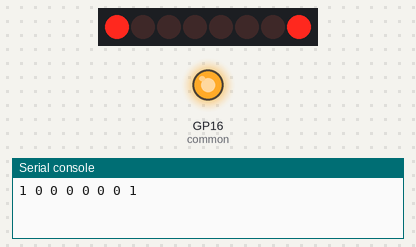
This program was run on a simulated Raspberry Pi Pico running MicroPython. Shown: 8 shift-register outputs drawn as a row of LEDs (first output left, lit = HIGH), output pins drawn as LEDs (lit = HIGH), the last lines printed to the serial console. Pins used as bus, display or sensor lines are not drawn. At 36.0 s the program stops and its outputs stay as they are.

Above: at 0.1 s.
At 3.1 s:
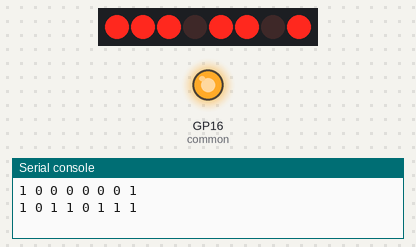
At 6.1 s:
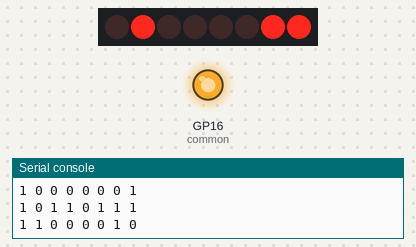
At 15.1 s:
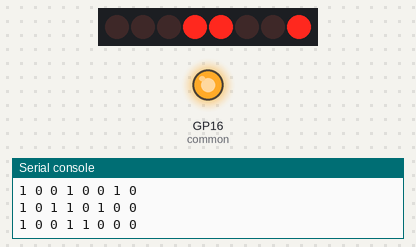
At 24.1 s:
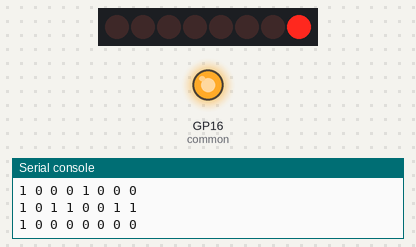
At 33.1 s:
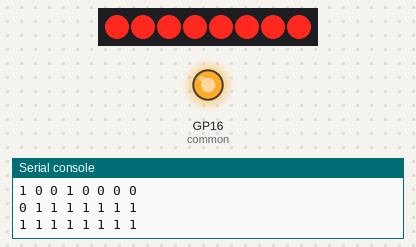
Timing chart, 0 to 34.6 s (numbered marks = the images above):
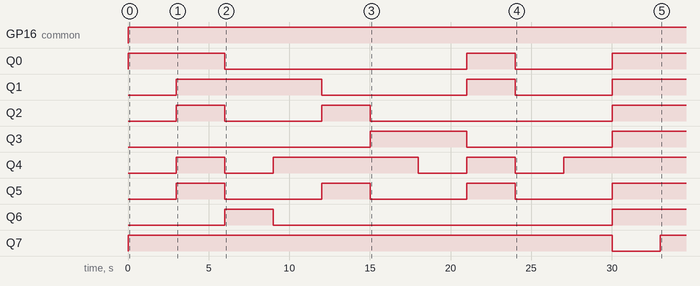

Measured:
- by itself, GP16 (common): LOW → HIGH at 0.00 s
- by itself, Q0: goes HIGH 6.0 s, LOW 15.0 s, HIGH 3.0 s, LOW 6.0 s, then HIGH
- by itself, Q1: goes HIGH 9.0 s, LOW 9.0 s, HIGH 3.0 s, LOW 6.0 s, then HIGH
- by itself, Q2: goes HIGH 3.0 s, LOW 6.0 s, HIGH 3.0 s, LOW 15.0 s, then HIGH
- by itself, Q3: LOW → HIGH at 15.0 s, → LOW 6.0 s later, → HIGH 9.0 s later
- by itself, Q4: goes HIGH 3.0 s, LOW 3.0 s, HIGH 9.0 s, LOW 3.0 s, HIGH 3.0 s, LOW 3.0 s, then HIGH
- by itself, Q5: alternates HIGH for 3.0 s and LOW for 6.0 s
- by itself, Q6: LOW → HIGH at 6.0 s, → LOW 3.0 s later, → HIGH 21.0 s later

The program:

test.py
```python
from machine import Pin, Timer
import time
import machine


# GPIO Definition
ds = Pin(13, Pin.OUT)
stcp = Pin(14, Pin.OUT)  # latch
shcp = Pin(15, Pin.OUT)  # clock

common = Pin(16, Pin.OUT, value=1)


EXIT = False
reset_pin = Pin(21, Pin.IN, Pin.PULL_UP)

# data for 7 segment
numbers = [ [1, 0, 0, 0, 0, 0, 0, 1],
            [1, 1, 1, 0, 1, 1, 0, 1],
            [0, 1, 0, 0, 0, 0, 1, 1],
            [0, 1, 0, 0, 1, 0, 0, 1],
            [0, 0, 1, 0, 1, 1, 0, 1],
            [0, 0, 0, 1, 1, 0, 0, 1],
            [0, 0, 0, 1, 0, 0, 0, 1],
            [1, 1, 0, 0, 1, 1, 0, 1],
            [0, 0, 0, 0, 0, 0, 0, 1],
            [0, 0, 0, 0, 1, 0, 0, 1],
            [1, 1, 1, 1, 1, 1, 1, 0],
            [1, 1, 1, 1, 1, 1, 1, 1]]


# function to display
def output_data(num):
  global numbers

  #put latch down to start data sending
  shcp.value(0)
  stcp.value(0)
  shcp.value(1)

  data = numbers[num]
  #load data in reverse order
  for i in range(len(data)-1, -1, -1):
    shcp.value(0)
    ds.value(data[i])
    print (data[i], end=" ")
    shcp.value(1)

  #put latch up to store data on register
  shcp.value(0)
  stcp.value(1)
  shcp.value(1)


for n in range(len(numbers)):
    output_data(n)
    print ("")
    time.sleep(3)

'''
while not EXIT:
    try:


        EXIT = (reset_pin.value() == 0)
        time.sleep (1)
        if EXIT:
            print ("EXIT !")
            machine.reset()
    except OSError as e:
        print (e)
        break
'''
```
